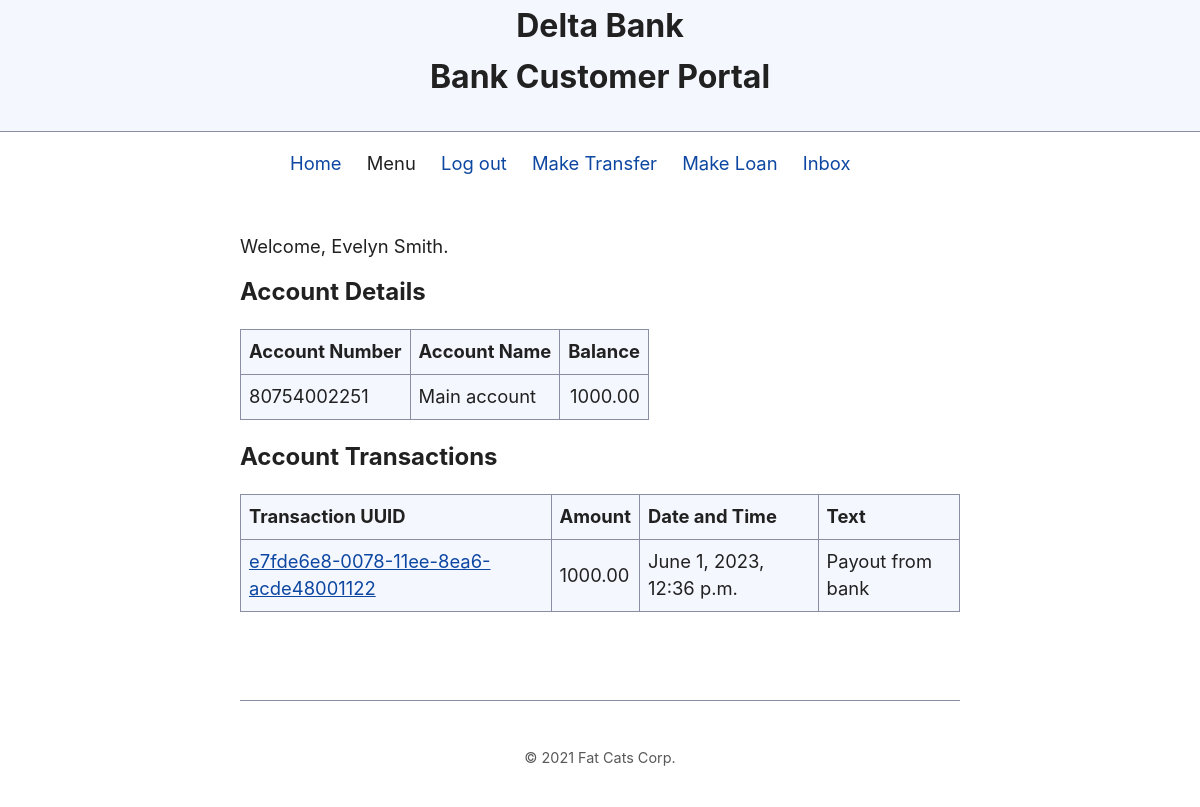
The app's page /account_details/80754002251/ (signed in) with its own data.
### bank_app/models.py (models this page shows, shortened)
class Customer(models.Model):
    user        = models.OneToOneField(User, primary_key=True, on_delete=models.PROTECT)
    rank        = models.ForeignKey(Rank, default=2, on_delete=models.PROTECT)
    personal_id = models.IntegerField(db_index=True)
    phone       = models.CharField(max_length=35, db_index=True)
    @property
    def full_name(self) -> str:
        return f'{self.user.first_name} {self.user.last_name}'

class Account(models.Model):
    account_number = models.AutoField(primary_key=True)
    user = models.ForeignKey(User, on_delete=models.PROTECT)
    name = models.CharField(max_length=50, db_index=True)
    class Meta:
        get_latest_by = 'pk'
    @property
    def movements(self) -> QuerySet:
        return Ledger.objects.filter(account=self)
    @property
    def balance(self) -> Decimal:
        return self.movements.aggregate(models.Sum('amount'))['amount__sum'] or Decimal(0)

class Ledger(models.Model):
    account     = models.ForeignKey(Account, on_delete=models.PROTECT)
    transaction = models.CharField(max_length=50)
    amount      = models.DecimalField(max_digits=10, decimal_places=2)
    timestamp   = models.DateTimeField(auto_now_add=True, db_index=True)
    text        = models.TextField()

### bank_app/views.py (the view)
# urls.py: path('account_details/<int:pk>/', views.account_details, name='account_details'),
@login_required
def account_details(request, pk):
    assert not request.user.is_staff, 'Staff user routing customer view.'
    account = get_object_or_404(Account, user=request.user, pk=pk)
    context = {
        'account': account,
    }
    return render(request, 'bank_app/account_details.html', context)

### bank_app/templates/bank_app/account_details.html
{% extends "base.html" %}
{% block main %}
{% if user.is_staff %}
<p>Welcome, {{ user }}.</p>
{% else %}
<p>Welcome, {{ user.customer.full_name }}.</p>
{% endif %}
<h3>Account Details</h3>
<table>
    <tr>
        <th>Account Number</th>
        <th>Account Name</th>
        <th>Balance</th>
    </tr>
    <tr>
        <td>{{ account.pk }}</td>
        <td>{{ account.name }}</td>
        <td class="amount">{{ account.balance|floatformat:"2" }}</td>
    </tr>
</table>
<h3>Account Transactions</h3>
<table>
    <tr>
        <th>Transaction UUID</th>
        <th>Amount</th>
        <th>Date and Time</th>
        <th>Text</th>
    </tr>
    {% for movement in account.movements %}
    <tr>
        <td><a href="{% url 'bank_app:transaction_details' movement.transaction %}">{{ movement.transaction }}</a></td>
        <td>{{ movement.amount|floatformat:"2" }}</td>
        <td>{{ movement.timestamp }}</td>
        <td>{{ movement.text }}</td>
    </tr>
    {% endfor %}
</table>
{% endblock main %}

### static/simple.css (style rules this page uses)
:root, ::backdrop { --sans-font: -apple-system, BlinkMacSystemFont, "Avenir Next", Avenir, "Nimbus Sans L", Roboto, "Noto Sans", "Segoe UI", Arial, Helvetica, "Helvetica Neue", sans-serif; --mono-font: Consolas, Menlo, Monaco, "Andale Mono", "Ubuntu Mono", monospace; --standard-border-radius: 5px; --bg: #fff; --accent-bg: #f5f7ff; --text: #212121; --text-light: #585858; --border: #898EA4; --accent: #0d47a1; --code: #d81b60; --preformatted: #444; --marked: #ffdd33; --disabled: #efefef; }
*, *::before, *::after { box-sizing: border-box; }
html { font-family: var(--sans-font); scroll-behavior: smooth; }
body { color: var(--text); background-color: var(--bg); font-size: 1.15rem; line-height: 1.5; display: grid; grid-template-columns: 1fr min(45rem, 90%) 1fr; margin: 0; }
h3 { font-size: 1.5rem; margin-top: 1rem; }
p, h1, h2, h3, h4, h5, h6 { overflow-wrap: break-word; }
h1, h2, h3 { line-height: 1.1; }
a, a:visited { color: var(--accent); }
table { border-collapse: collapse; margin: 1.5rem 0; }
td, th { border: 1px solid var(--border); text-align: start; padding: 0.5rem; }
th { background-color: var(--accent-bg); font-weight: bold; }
tr:nth-child(even) { background-color: var(--accent-bg); }

### static/custom.css (style rules this page uses)
td.amount { text-align: right; }

### records on screen
Account: pk "80754002251", name "Main account", balance "1000.00"
Ledger: transaction "e7fde6e8-0078-11ee-8ea6-acde48001122", amount "1000.00", timestamp "June 1, 2023, 12:36 p.m.", text "Payout from bank"

### other values on screen
{{ user.customer.full_name }} "Evelyn Smith"
